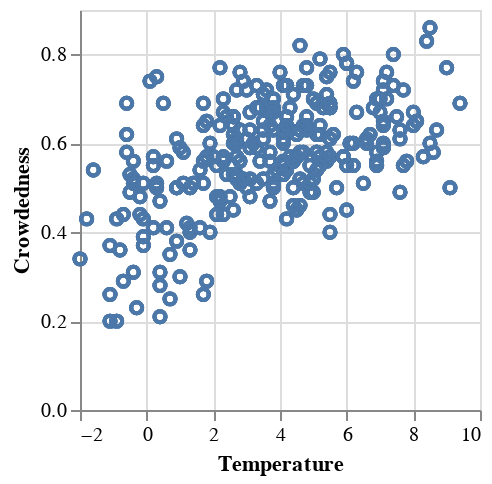

This figure's notebook cell:
### Code cell
winter_humidity_plot = alt.Chart(winter_months_df).mark_point().encode(
    x=alt.X('Temperature', title='Temperature'),
    y='Crowdedness',
).properties(width=200, height=200)

winter_humidity_plot

### Figure 1 — Vega-Lite specification as saved in the notebook (floating-point values rounded to 4 significant figures; data arrays with more than 128 entries replaced by an {"elided": "..."} marker saying what was removed)
{"config": {"view": {"continuousWidth": 300, "continuousHeight": 300}}, "data": {"name": "data-126024be31ce6fb85da2b795e6a81173"}, "mark": {"type": "point"}, "encoding": {"x": {"field": "Temperature", "title": "Temperature", "type": "quantitative"}, "y": {"field": "Crowdedness", "type": "quantitative"}}, "height": 200, "width": 200, "$schema": "https://vega.github.io/schema/vega-lite/v5.14.1.json", "datasets": {"data-126024be31ce6fb85da2b795e6a81173": {"elided": "1869 records"}}}
